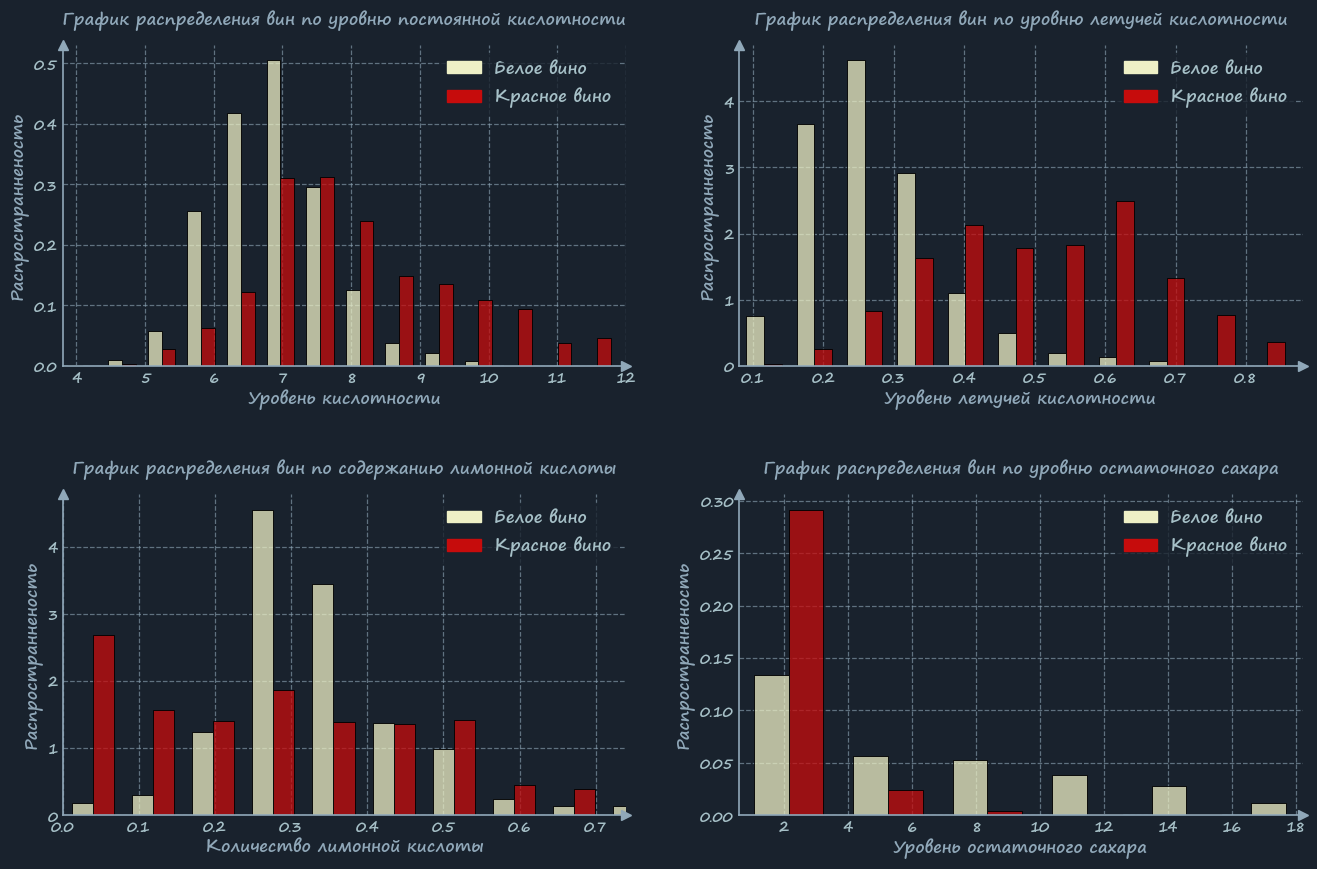

Write the Python code that produced this figure.
import seaborn as sns
from matplotlib import patches
from matplotlib import pyplot as plt

import config_test_data
import custom_dark_theme  # noqa: F401

feature_to_hist = [
    'fixed acidity',
    'volatile acidity',
    'citric acid',
    'residual sugar'
    ]
label_x = [
    'Уровень кислотности',
    'Уровень летучей кислотности',
    'Количество лимонной кислоты',
    'Уровень остаточного сахара'
    ]
title = [
    'График распределения вин по уровню постоянной кислотности',
    'График распределения вин по уровню летучей кислотности',
    'График распределения вин по содержанию лимонной кислоты',
    'График распределения вин по уровню остаточного сахара'
    ]

wines = config_test_data.wines
fig, ax = plt.subplots(2, 2, figsize=(16, 10))

for i, ax_single in enumerate(ax.flatten()):
    current_feature = feature_to_hist[i]
    sns.histplot(
        data=wines,
        x=current_feature,
        hue='wine_type',
        multiple='dodge',
        stat='density',
        common_norm=False,
        shrink=0.7,
        bins=21,
        palette=['#eef0c6', '#c60c0c'],
        ax=ax_single,
    )

    ax_single.plot(1, 0, ">", transform=ax_single.transAxes, clip_on=False, color='#90a8b9', markersize=7)
    ax_single.plot(0, 1, "^", transform=ax_single.transAxes, clip_on=False, color='#90a8b9', markersize=7)

    ax_single.set_xlim(wines[current_feature].quantile(0), wines[current_feature].quantile(0.99))

    ax_single.grid()

    red_patch = patches.Patch(color='#c60c0c', label='Красное вино')
    white_patch = patches.Patch(color='#eef0c6', label='Белое вино')
    ax_single.legend(
        handles=[white_patch, red_patch],
        labels=['Белое вино', 'Красное вино'],
        loc='best',
    )

    ax_single.set_xlabel(label_x[i], labelpad=1)
    ax_single.set_ylabel('Распространненость')
    ax_single.set_title(title[i], color='#90a8b9', size='large', pad=15, weight='bold')

fig.subplots_adjust(hspace=0.4)

plt.show()
